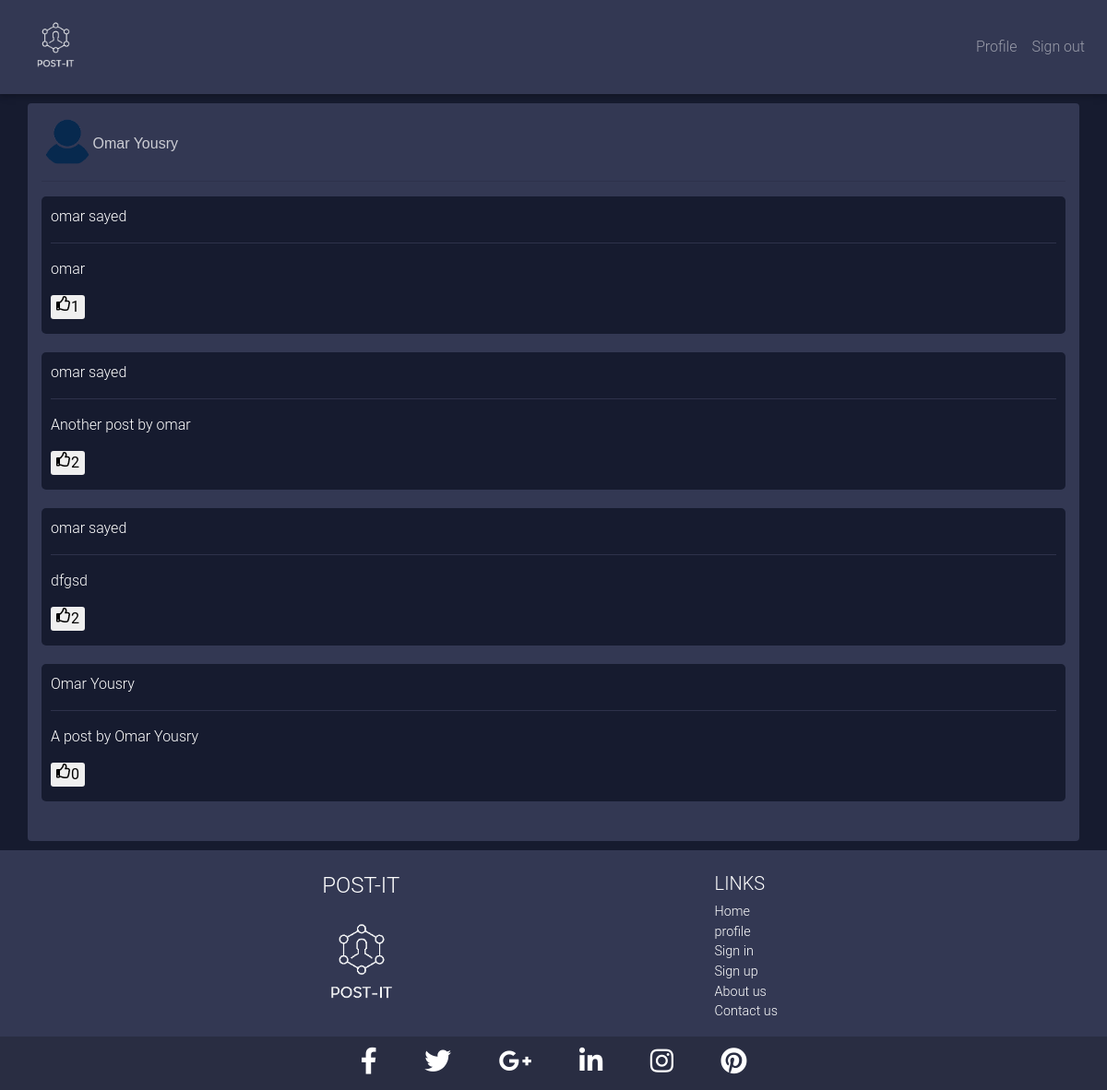
The app's page /pages/home.php (signed in) with its own data.
### tables this page shows
CREATE TABLE `signup` (
  `id` int(11) NOT NULL,
  `fname` varchar(20) NOT NULL,
  `lname` varchar(20) NOT NULL,
  `email` varchar(50) NOT NULL,
  `password` varchar(50) NOT NULL,
  `profilepic` varchar(60) DEFAULT NULL
);

CREATE TABLE `posts` (
  `userid` int(11) NOT NULL,
  `postid` int(11) NOT NULL,
  `nolikes` varchar(10) NOT NULL DEFAULT '0',
  `post` varchar(1000) NOT NULL
);

### pages/home.php (the view, shortened to what this page needs)
<?php
$conn=mysqli_connect("localhost","root","","omar");
$querygen=mysqli_query($conn,"SELECT * FROM posts");
$id_user=$_SESSION['user_id']['id'];
$query1=mysqli_query($conn,"SELECT fname,lname,profilepic FROM signup WHERE id='$id_user'");
$fet=mysqli_fetch_array($query1);
$username=$fet['fname']." ".$fet['lname'];
?>
<!DOCTYPE html>
<html lang="en" dir="ltr">
  <head>
    <link rel="stylesheet" href="../css/bootstrap.min.css">
    <link rel="stylesheet" href="../css/home-style.css">
  </head>
  <body>
    <div class="container homeMain">
      <?php
      if(is_null($fet['profilepic'])){
        ?>
     <a href="profile.php"><img src="../imgs/profilePic.png" id="hprofilePic">
   <?php } ?>
      <h6 id="husername">
          <?php
            echo $username;
          ?>
      </h6></a>
      <br class="fix">
      <hr>
        <?php
        while($answer=mysqli_fetch_array($querygen)){
            $id=$answer['userid'];
            $nolikes=$answer['nolikes'];
            $q=mysqli_query($conn,"SELECT fname,lname FROM signup WHERE id='$id'");
            $get=mysqli_fetch_array($q);
            $fname=$get['fname'];
            $lname=$get['lname'];
            $post=$answer['post'];
        ?>
          <div class="posts">
              <p><?php
                  echo $fname." ".$lname;
                  ?></p>
              <hr>
              <p>
                  <?php
                  echo $post;
                  ?>
              </p>
              <form action="" method="post">
                  <button type="submit" name="sublike" class="likepost"><i class="far fa-thumbs-up lik"></i> <p id="liknum" class="lik"> <?php echo $nolikes; ?> </p> </button>
              </form>
          </div>
   <?php }?>
    </div>
  </body>
</html>

### css/home-style.css (style rules this page uses)
body { background-color: #161b2f; }
.homeMain { background-color: #333853; padding-top: 15px; overflow-y: auto; min-height: 800px; margin-top: 10px; border-radius: 4px; margin-bottom: 10px; }
#hprofilePic { width: 5%; border-radius: 50%; float: left; }
#husername { font-family: "arial"; margin-top:1.7%; color: #cccdd4; float: left; }
.posts { padding: 10px; border-radius:5px; background-color: #161b2f; margin-bottom: 20px; }
.likepost { border: none; border-radius: 3px; }
.lik { float: left; height: 8px; }
hr { background-color: #333853; }

### css/nav-style.css (style rules this page uses)
body { background-color: #161b2f; }
.container { color: white; }
nav { background-color: #333853; }
.navbar , .navbar-brand { padding:0; }

### css/footer-style.css (style rules this page uses)
body { background-color: #161b2f; }
footer { position: relative; width: 100%; background-color: #333853; }
.subfooter { background-color: #161b2f; }
#FooterBrandName { margin-left: 32%; }
.navbarBrand { margin-left: 32.5%; }
.navdiv { margin-left: 28%; text-align: left; }
#FooterLinks { margin-right: 30%; }

### records on screen
signup: username "Omar Yousry"
posts: userid.fname "omar", userid.lname "sayed", post "omar", nolikes "1"
posts: userid.fname "omar", userid.lname "sayed", post "Another post by omar", nolikes "2"
posts: userid.fname "omar", userid.lname "sayed", post "dfgsd", nolikes "2"
posts: userid.fname "Omar", userid.lname "Yousry", post "A post by Omar Yousry", nolikes "0"
